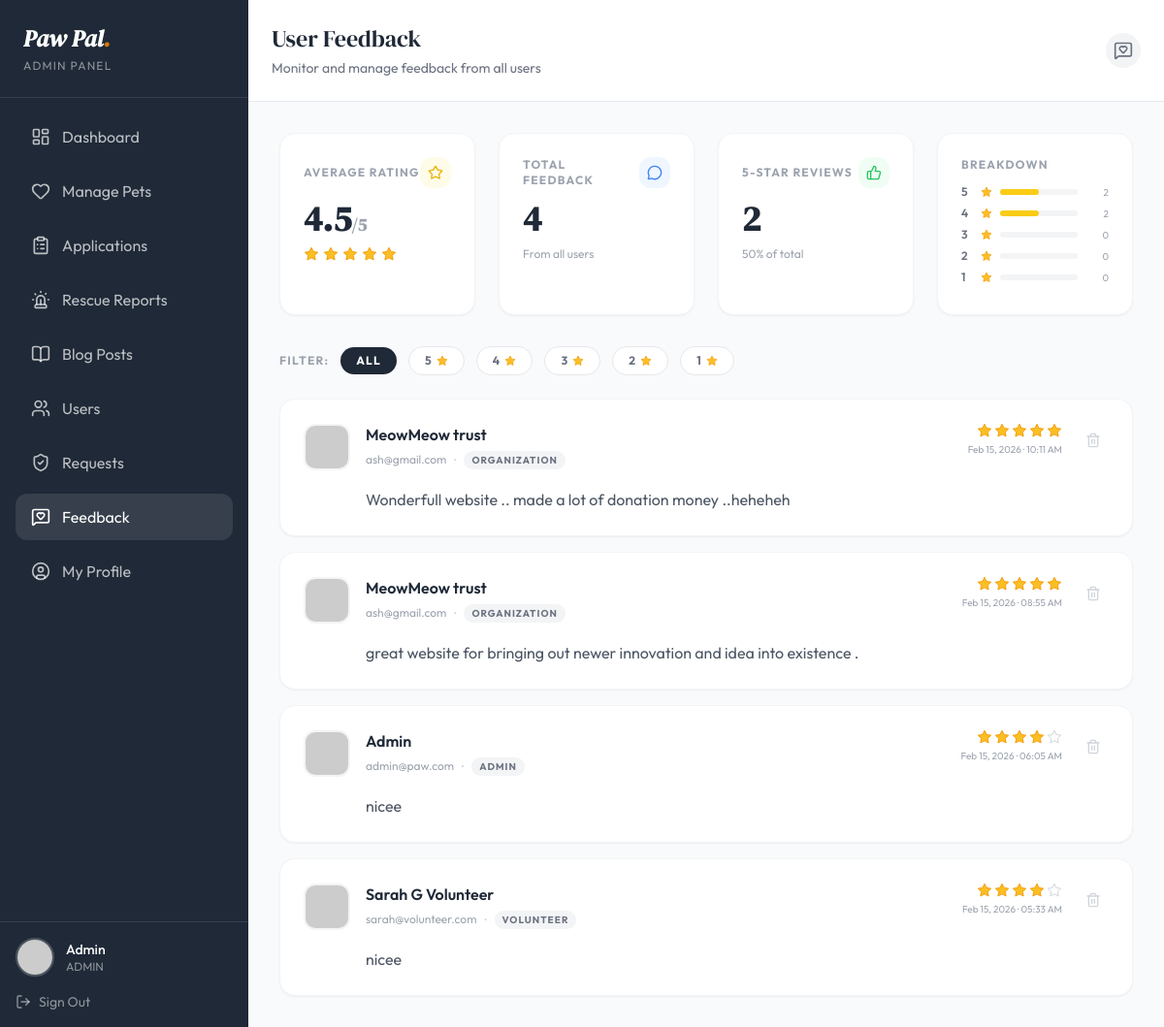
/admin/feedback.php (signed in), run on the app's committed database.
### tables this page shows
CREATE TABLE `feedback` (
  `id` int(11) NOT NULL,
  `user_id` int(11) NOT NULL,
  `rating` int(11) DEFAULT NULL CHECK (`rating` >= 1 and `rating` <= 5),
  `message` text DEFAULT NULL,
  `created_at` timestamp NOT NULL DEFAULT current_timestamp()
);

CREATE TABLE `users` (
  `id` int(11) NOT NULL,
  `username` varchar(50) NOT NULL,
  `email` varchar(100) NOT NULL,
  `password` varchar(255) NOT NULL,
  `phone` varchar(20) DEFAULT NULL,
  `address` text DEFAULT NULL,
  `role` enum('user','admin','volunteer','rescuer','organization') DEFAULT 'user',
  `is_verified` tinyint(1) DEFAULT 0,
  `created_at` timestamp NOT NULL DEFAULT current_timestamp(),
  `gender` varchar(20) DEFAULT NULL,
  `dob` date DEFAULT NULL,
  `profile_image` varchar(255) DEFAULT NULL,
  `lives_saved` int(11) DEFAULT 0,
  `organization_name` varchar(150) DEFAULT NULL
);

### admin/feedback.php (the view, shortened to what this page needs)
<?php
include '../config.php';
$filterRating = isset($_GET['rating']) ? (int) $_GET['rating'] : 0;
$sql = "SELECT f.*, u.username, u.email, u.profile_image, u.role
        FROM feedback f
        JOIN users u ON f.user_id = u.id";
$sql .= " ORDER BY f.created_at DESC";
$feedbacks = $conn->query($sql);
$statsResult = $conn->query("SELECT COUNT(*) as total, AVG(rating) as avg_rating,
    SUM(CASE WHEN rating = 5 THEN 1 ELSE 0 END) as five_star,
    SUM(CASE WHEN rating = 4 THEN 1 ELSE 0 END) as four_star,
    SUM(CASE WHEN rating = 3 THEN 1 ELSE 0 END) as three_star,
    SUM(CASE WHEN rating = 2 THEN 1 ELSE 0 END) as two_star,
    SUM(CASE WHEN rating = 1 THEN 1 ELSE 0 END) as one_star
    FROM feedback");
$stats = $statsResult->fetch_assoc();
$totalFeedbacks = (int) $stats['total'];
$avgRating = $totalFeedbacks > 0 ? round($stats['avg_rating'], 1) : 0;
?>
<!DOCTYPE html>
<html lang="en">
<head>
    <script src="https://cdn.tailwindcss.com"></script>
</head>
<body class="bg-gray-50 flex h-screen overflow-hidden font-sans">
    <?php include 'includes/sidebar.php'; ?>
    <div class="flex-1 flex flex-col overflow-hidden">
        <header class="bg-white border-b border-gray-200 p-6 flex justify-between items-center">
            <div>
                <h2 class="text-2xl font-serif text-paw-dark">User Feedback</h2>
                <p class="text-sm text-paw-gray mt-1">Monitor and manage feedback from all users</p>
            </div>
            <div class="flex items-center gap-4">
                <div class="bg-gray-100 p-2 rounded-full">
                    <i data-lucide="message-square-heart" class="w-5 h-5 text-gray-500"></i>
                </div>
            </div>
        </header>
        <main class="flex-1 overflow-y-auto p-8">
            <div class="grid grid-cols-1 md:grid-cols-4 gap-6 mb-8">
                <div class="bg-white rounded-2xl p-6 border border-gray-100 shadow-sm">
                    <div class="flex items-center justify-between mb-3">
                        <p class="text-xs font-bold uppercase tracking-widest text-gray-400">Average Rating</p>
                        <div class="p-2 bg-yellow-50 rounded-xl">
                            <i data-lucide="star" class="w-4 h-4 text-yellow-500"></i>
                        </div>
                    </div>
                    <p class="font-serif text-4xl font-bold text-paw-dark">
                        <?php echo $avgRating; ?><span class="text-lg text-gray-400">/5</span>
                    </p>
                    <div class="flex gap-1 mt-2">
                        <?php for ($i = 1; $i <= 5; $i++): ?>
                            <svg class="w-4 h-4" viewBox="0 0 24 24"
                                fill="<?php echo $i <= round($avgRating) ? '#FBBF24' : 'none'; ?>"
                                stroke="<?php echo $i <= round($avgRating) ? '#F59E0B' : '#D1D5DB'; ?>" stroke-width="1.5">
                                <polygon
                                    points="12 2 15.09 8.26 22 9.27 17 14.14 18.18 21.02 12 17.77 5.82 21.02 7 14.14 2 9.27 8.91 8.26 12 2" />
                            </svg>
                        <?php endfor; ?>
                    </div>
                </div>
                <div class="bg-white rounded-2xl p-6 border border-gray-100 shadow-sm">
                    <div class="flex items-center justify-between mb-3">
                        <p class="text-xs font-bold uppercase tracking-widest text-gray-400">Total Feedback</p>
                        <div class="p-2 bg-blue-50 rounded-xl">
                            <i data-lucide="message-circle" class="w-4 h-4 text-blue-500"></i>
                        </div>
                    </div>
                    <p class="font-serif text-4xl font-bold text-paw-dark">
                        <?php echo $totalFeedbacks; ?>
                    </p>
                    <p class="text-xs text-gray-400 mt-2">From all users</p>
                </div>
                <div class="bg-white rounded-2xl p-6 border border-gray-100 shadow-sm">
                    <div class="flex items-center justify-between mb-3">
                        <p class="text-xs font-bold uppercase tracking-widest text-gray-400">5-Star Reviews</p>
                        <div class="p-2 bg-green-50 rounded-xl">
                            <i data-lucide="thumbs-up" class="w-4 h-4 text-green-500"></i>
                        </div>
                    </div>
                    <p class="font-serif text-4xl font-bold text-paw-dark">
                        <?php echo (int) $stats['five_star']; ?>
                    </p>
                    <p class="text-xs text-gray-400 mt-2">
                        <?php echo $totalFeedbacks > 0 ? round(((int) $stats['five_star'] / $totalFeedbacks) * 100) : 0; ?>%
                        of total
                    </p>
                </div>
                <div class="bg-white rounded-2xl p-6 border border-gray-100 shadow-sm">
                    <p class="text-xs font-bold uppercase tracking-widest text-gray-400 mb-3">Breakdown</p>
                    <?php
                    $starCounts = [5 => (int) $stats['five_star'], 4 => (int) $stats['four_star'], 3 => (int) $stats['three_star'], 2 => (int) $stats['two_star'], 1 => (int) $stats['one_star']];
                    foreach ($starCounts as $star => $count):
                        $pct = $totalFeedbacks > 0 ? round(($count / $totalFeedbacks) * 100) : 0;
                        ?>
                        <div class="flex items-center gap-2 mb-1.5">
                            <span class="text-xs font-semibold w-3 text-gray-500">
                                <?php echo $star; ?>
                            </span>
                            <svg class="w-3 h-3 flex-shrink-0" viewBox="0 0 24 24" fill="#FBBF24" stroke="#F59E0B"
                                stroke-width="1.5">
                                <polygon
                                    points="12 2 15.09 8.26 22 9.27 17 14.14 18.18 21.02 12 17.77 5.82 21.02 7 14.14 2 9.27 8.91 8.26 12 2" />
                            </svg>
                            <div class="flex-1 bg-gray-100 rounded-full h-1.5">
                                <div class="bg-yellow-400 h-1.5 rounded-full" style="width: <?php echo $pct; ?>%"></div>
                            </div>
                            <span class="text-[10px] text-gray-400 w-6 text-right">
                                <?php echo $count; ?>
                            </span>
                        </div>
                    <?php endforeach; ?>
                </div>
            </div>
            <div class="flex flex-wrap items-center gap-3 mb-6">
                <span class="text-xs font-bold uppercase tracking-widest text-gray-400">Filter:</span>
                <a href="feedback.php"
                    class="px-4 py-1.5 rounded-full text-xs font-bold uppercase tracking-widest transition-all <?php echo $filterRating === 0 ? 'bg-paw-dark text-white' : 'bg-white text-gray-500 hover:bg-gray-100 border border-gray-200'; ?>">
                    All
                </a>
                <?php for ($i = 5; $i >= 1; $i--): ?>
                    <a href="feedback.php?rating=<?php echo $i; ?>"
                        class="px-4 py-1.5 rounded-full text-xs font-bold uppercase tracking-widest transition-all flex items-center gap-1 <?php echo $filterRating === $i ? 'bg-paw-dark text-white' : 'bg-white text-gray-500 hover:bg-gray-100 border border-gray-200'; ?>">
                        <?php echo $i; ?>
                        <svg class="w-3 h-3" viewBox="0 0 24 24"
                            fill="<?php echo $filterRating === $i ? '#FFF' : '#FBBF24'; ?>"
                            stroke="<?php echo $filterRating === $i ? '#FFF' : '#F59E0B'; ?>" stroke-width="1.5">
                            <polygon
                                points="12 2 15.09 8.26 22 9.27 17 14.14 18.18 21.02 12 17.77 5.82 21.02 7 14.14 2 9.27 8.91 8.26 12 2" />
                        </svg>
                    </a>
                <?php endfor; ?>
            </div>
            <?php if ($feedbacks && $feedbacks->num_rows > 0): ?>
                <div class="space-y-4">
                    <?php while ($fb = $feedbacks->fetch_assoc()): ?>
                        <div
                            class="bg-white rounded-2xl p-6 border border-gray-100 shadow-sm hover:shadow-md transition-shadow">
                            <div class="flex items-start justify-between">
                                <div class="flex items-center gap-4">
                                    <div class="w-12 h-12 rounded-xl overflow-hidden border-2 border-gray-100 flex-shrink-0">
                                        <img src="<?php
                                        $avatarSrc = 'https://api.dicebear.com/9.x/toon-head/svg?seed=' . urlencode($fb['username']);
                                        if (!empty($fb['profile_image'])) {
                                            if (strpos($fb['profile_image'], 'http') === 0) {
                                                $avatarSrc = $fb['profile_image'];
                                            } else {
                                                if (file_exists('../uploads/users/' . $fb['profile_image'])) {
                                                    $avatarSrc = '../uploads/users/' . rawurlencode($fb['profile_image']);
                                                }
                                            }
                                        }
                                        echo $avatarSrc;
                                        ?>" class="w-full h-full object-cover"
                                            alt="<?php echo htmlspecialchars($fb['username']); ?>">
                                    </div>
                                    <div>
                                        <h4 class="font-semibold text-paw-dark">
                                            <?php echo htmlspecialchars($fb['username']); ?>
                                        </h4>
                                        <div class="flex items-center gap-2 mt-0.5">
                                            <span class="text-xs text-gray-400">
                                                <?php echo htmlspecialchars($fb['email']); ?>
                                            </span>
                                            <span class="text-gray-300">·</span>
                                            <span
                                                class="inline-block px-2 py-0.5 rounded-full text-[10px] font-bold uppercase tracking-widest bg-gray-100 text-gray-500">
                                                <?php echo ucfirst($fb['role']); ?>
                                            </span>
                                        </div>
                                    </div>
                                </div>
                                <div class="flex items-center gap-4">
                                    <div class="text-right">
                                        <div class="flex gap-0.5 justify-end">
                                            <?php for ($s = 1; $s <= 5; $s++): ?>
                                                <svg class="w-4 h-4" viewBox="0 0 24 24"
                                                    fill="<?php echo $s <= $fb['rating'] ? '#FBBF24' : 'none'; ?>"
                                                    stroke="<?php echo $s <= $fb['rating'] ? '#F59E0B' : '#D1D5DB'; ?>"
                                                    stroke-width="1.5">
                                                    <polygon
                                                        points="12 2 15.09 8.26 22 9.27 17 14.14 18.18 21.02 12 17.77 5.82 21.02 7 14.14 2 9.27 8.91 8.26 12 2" />
                                                </svg>
                                            <?php endfor; ?>
                                        </div>
                                        <p class="text-[10px] text-gray-400 mt-1">
                                            <?php echo date('M d, Y · h:i A', strtotime($fb['created_at'])); ?>
                                        </p>
                                    </div>
                                    <a href="feedback.php?delete=<?php echo $fb['id']; ?>"
                                        onclick="return confirm('Delete this feedback?')"
                                        class="p-2 text-gray-300 hover:text-red-500 hover:bg-red-50 rounded-lg transition-colors">
                                        <i data-lucide="trash-2" class="w-4 h-4"></i>
                                    </a>
                                </div>
                            </div>
                            <div class="mt-4 pl-16">
                                <p class="text-gray-600 leading-relaxed">
                                    <?php echo nl2br(htmlspecialchars($fb['message'])); ?>
                                </p>
                            </div>
                        </div>
                    <?php endwhile; ?>
                </div>
            <?php endif; ?>
        </main>
    </div>
</body>
</html>

### data on the page
feedback: user.username "MeowMeow trust", user.email "ash@gmail.com", user.role "ORGANIZATION", created_at "Feb 15, 2026 · 10:11 AM", message "Wonderfull website .. made a lot of donation money ..heheheh"
feedback: user.username "MeowMeow trust", user.email "ash@gmail.com", user.role "ORGANIZATION", created_at "Feb 15, 2026 · 08:55 AM", message "great website for bringing out newer innovation and idea into existence ."
feedback: user.username "Admin", user.email "admin@paw.com", user.role "ADMIN", created_at "Feb 15, 2026 · 06:05 AM", message "nicee"
feedback: user.username "Sarah G Volunteer", user.email "sarah@volunteer.com", user.role "VOLUNTEER", created_at "Feb 15, 2026 · 05:33 AM", message "nicee"

### other printed values
$_SESSION['username'] "Admin"
$avgRating "4.5"
$totalFeedbacks "4"
$stats['five_star'] "2"
$star "5"
$count "2"
$star "4"
$star "3"
$count "0"
$star "2"
$star "1"
